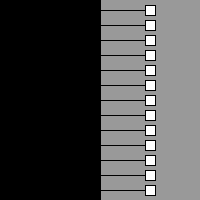
Frame 1 (no input)
Frame 60 (the mouse pressed at the canvas centre just before this capture): identical to frame 1, image omitted
Frame 120 (the mouse held since frame 60 and released just before this capture): identical to frame 1, image omitted

The Processing sketch that drew this single still picture (run headless with seeded random() and noise(); from frame 60 on, the mouse is pressed at the canvas centre):

// Processing sketch: Handles
// ── Handles.pde
/**
 * Handles.
 * 
 * Click and drag the white boxes to change their position.
 */

Handle[] handles;
int num;

void setup() {
  size(200, 200);
  num = height / 15;
  handles = new Handle[num];
  int hsize = 10;
  for (int i = 0; i < num; i++) {
    handles[i] = new Handle(width / 2, 10 + i * 15, 50 - hsize / 2, 10, handles);
  }
}

void draw() {
  background(153);
  
  for (int i = 0; i < num; i++) {
    handles[i].update();
    handles[i].display();
  }
  
  fill(0);
  rect(0, 0, width/2, height);
}

void mouseReleased() {
  for (int i = 0; i < num; i++) {
    handles[i].release();
  }
}

class Handle {
  int x, y;
  int boxx, boxy;
  int length;
  int size;
  boolean over;
  boolean press;
  boolean locked = false;
  boolean othersLocked = false;
  Handle[] others;
  
  Handle(int ix, int iy, int il, int is, Handle[] o) {
    x = ix;
    y = iy;
    length = il;
    size = is;
    boxx = x + length - size / 2;
    boxy = y - size / 2;
    others = o;
  }
  
  void update() {
    boxx = x + length;
    boxy = y - size / 2;
    
    for (int i = 0; i < others.length; i++) {
      if (others[i].locked) {
        othersLocked = true;
        break;
      } else {
        othersLocked = false;
      }
    }
    
    if (!othersLocked) {
      over();
      press();
    }
    
    if (press) {
      length = lock(mouseX - width / 2 - size / 2, 0, width / 2 - size - 1);
    }
  }
  
  void over() {
    if (overRect(boxx, boxy, size, size)) {
      over = true;
    } else {
      over = false;
    }
  }
  
  void press() {
    if (over && mousePressed || locked) {
      press = true;
      locked = true;
    } else {
      press = false;
    }
  }
  
  void release() {
    locked = false;
  }
  
  void display() {
    line(x, y, x + length, y);
    fill(255);
    stroke(0);
    rect(boxx, boxy, size, size);
    if (over || press) {
      line(boxx, boxy, boxx + size, boxy + size);
      line(boxx, boxy + size, boxx + size, boxy);
    }
  }
}

boolean overRect(int x, int y, int width, int height) {
  if (mouseX >= x && mouseX <= x + width
        && mouseY >= y && mouseY <= y + height) {
    
    return true;
  } else {
    return false;
  }
}

int lock(int val, int minv, int maxv) {
  return  min(max(val, minv), maxv);
}
